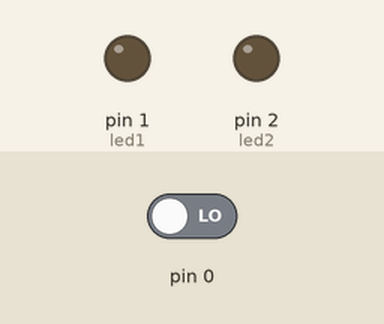
A sketch run on a simulated Arduino Uno, built with avr-gcc and run on an emulated ATmega328P. Parts: output pins drawn as LEDs (lit = HIGH). The test bench sets the inputs (shaded band); at power-on: pin 0 LOW.

Above: at 1.2 s.
1.3 s: pin 0 driven HIGH
At 2.5 s:
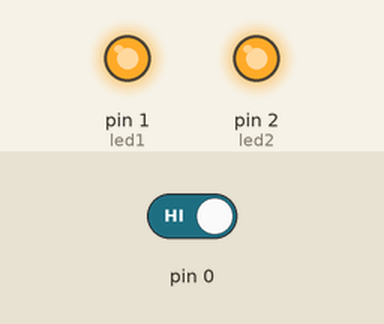
2.8 s: pin 0 driven LOW
At 3.8 s:
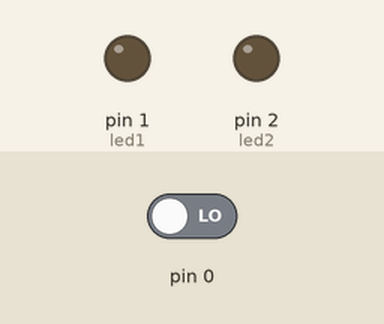
Timing chart, 0 to 5.8 s (numbered marks = the images above; inputs shaded):
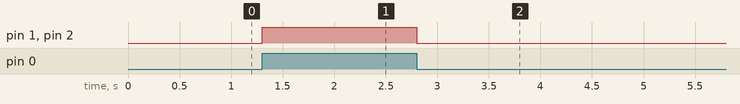

The sketch:

lap1.ino
```cpp
int led1 = 1, led2 = 2, LedButton;
void setup() {
  pinMode(0,INPUT);
  pinMode(led1,OUTPUT);
  pinMode(led2,OUTPUT);

}

void loop() {
  LedButton = digitalRead(0);
  if(LedButton == HIGH){
    digitalWrite(led1,HIGH);
    digitalWrite(led2,HIGH);
  }else{
    digitalWrite(led1,LOW);
    digitalWrite(led2,LOW);
  }

}
```

Measured:
- after the input at 1.3 s, pin 1 (led1), pin 2 (led2): LOW → HIGH at once
- after the input at 2.8 s, pin 1 (led1), pin 2 (led2): HIGH → LOW at once
